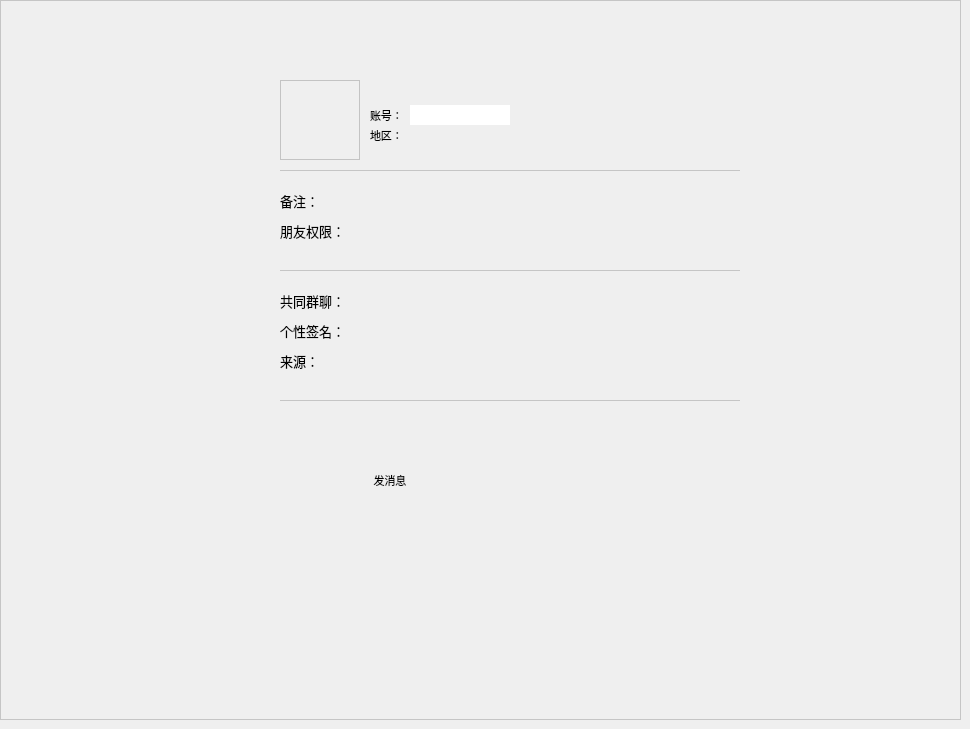
   <widget class="QWidget" name="contactinfo_page_2">
    <widget class="QWidget" name="widget_5" native="true">
     <property name="geometry">
      <rect>
       <x>0</x>
       <y>0</y>
       <width>961</width>
       <height>720</height>
      </rect>
     </property>
     <property name="styleSheet">
      <string notr="true">border:1px solid  #c5c5c5;
</string>
     </property>
     <widget class="QLabel" name="friendsinfowidget_head_label">
      <property name="geometry">
       <rect>
        <x>280</x>
        <y>80</y>
        <width>80</width>
        <height>80</height>
       </rect>
      </property>
      <property name="styleSheet">
       <string notr="true">border:1px solid;
border-color: rgb(195, 195, 195);
</string>
      </property>
      <property name="frameShape">
       <enum>QFrame::Box</enum>
      </property>
      <property name="text">
       <string/>
      </property>
      <property name="scaledContents">
       <bool>true</bool>
      </property>
      <property name="alignment">
       <set>Qt::AlignCenter</set>
      </property>
     </widget>
     <widget class="QLabel" name="label_10">
      <property name="geometry">
       <rect>
        <x>280</x>
        <y>170</y>
        <width>460</width>
        <height>1</height>
       </rect>
      </property>
      <property name="styleSheet">
       <string notr="true">background-color: rgb(33, 150, 243);</string>
      </property>
      <property name="text">
       <string/>
      </property>
     </widget>
     <widget class="QLabel" name="label_12">
      <property name="geometry">
       <rect>
        <x>280</x>
        <y>290</y>
        <width>81</width>
        <height>21</height>
       </rect>
      </property>
      <property name="font">
       <font>
        <family>等线</family>
        <pointsize>10</pointsize>
       </font>
      </property>
      <property name="styleSheet">
       <string notr="true">border:0px;</string>
      </property>
      <property name="text">
       <string>共同群聊：</string>
      </property>
     </widget>
     <widget class="QLabel" name="friendinfowidget_chatname_label">
      <property name="geometry">
       <rect>
        <x>370</x>
        <y>70</y>
        <width>171</width>
        <height>41</height>
       </rect>
      </property>
      <property name="font">
       <font>
        <pointsize>13</pointsize>
       </font>
      </property>
      <property name="styleSheet">
       <string notr="true">border:0px;</string>
      </property>
      <property name="text">
       <string/>
      </property>
     </widget>
     <widget class="QLabel" name="label_11">
      <property name="geometry">
       <rect>
        <x>370</x>
        <y>125</y>
        <width>51</width>
        <height>20</height>
       </rect>
      </property>
      <property name="font">
       <font>
        <family>等线</family>
        <pointsize>8</pointsize>
       </font>
      </property>
      <property name="styleSheet">
       <string notr="true">border:0px;</string>
      </property>
      <property name="text">
       <string>地区：</string>
      </property>
     </widget>
     <widget class="QLabel" name="label_13">
      <property name="geometry">
       <rect>
        <x>280</x>
        <y>220</y>
        <width>91</width>
        <height>21</height>
       </rect>
      </property>
      <property name="font">
       <font>
        <family>等线</family>
        <pointsize>10</pointsize>
       </font>
      </property>
      <property name="styleSheet">
       <string notr="true">border:0px;</string>
      </property>
      <property name="text">
       <string>朋友权限：</string>
      </property>
     </widget>
     <widget class="QLabel" name="label_14">
      <property name="geometry">
       <rect>
        <x>280</x>
        <y>350</y>
        <width>71</width>
        <height>21</height>
       </rect>
      </property>
      <property name="font">
       <font>
        <family>等线</family>
        <pointsize>10</pointsize>
       </font>
      </property>
      <property name="styleSheet">
       <string notr="true">border:0px;</string>
      </property>
      <property name="text">
       <string>来源：</string>
      </property>
     </widget>
     <widget class="QLabel" name="label_15">
      <property name="geometry">
       <rect>
        <x>280</x>
        <y>320</y>
        <width>81</width>
        <height>21</height>
       </rect>
      </property>
      <property name="font">
       <font>
        <family>等线</family>
        <pointsize>10</pointsize>
       </font>
      </property>
      <property name="styleSheet">
       <string notr="true">border:0px;</string>
      </property>
      <property name="text">
       <string>个性签名：</string>
      </property>
     </widget>
     <widget class="QLabel" name="friendsinfowidget_user_label">
      <property name="geometry">
       <rect>
        <x>430</x>
        <y>130</y>
        <width>161</width>
        <height>21</height>
       </rect>
      </property>
      <property name="styleSheet">
       <string notr="true">border:0px;</string>
      </property>
      <property name="text">
       <string/>
      </property>
     </widget>
     <widget class="QLabel" name="label_17">
      <property name="geometry">
       <rect>
        <x>280</x>
        <y>400</y>
        <width>460</width>
        <height>1</height>
       </rect>
      </property>
      <property name="styleSheet">
       <string notr="true">background-color: rgb(165, 165, 165);</string>
      </property>
      <property name="text">
       <string/>
      </property>
     </widget>
     <widget class="QLabel" name="label_18">
      <property name="geometry">
       <rect>
        <x>280</x>
        <y>190</y>
        <width>54</width>
        <height>21</height>
       </rect>
      </property>
      <property name="font">
       <font>
        <family>等线</family>
        <pointsize>10</pointsize>
       </font>
      </property>
      <property name="styleSheet">
       <string notr="true">border:0px;</string>
      </property>
      <property name="text">
       <string>备注：</string>
      </property>
     </widget>
     <widget class="QLabel" name="label_20">
      <property name="geometry">
       <rect>
        <x>280</x>
        <y>270</y>
        <width>460</width>
        <height>1</height>
       </rect>
      </property>
      <property name="styleSheet">
       <string notr="true">background-color: rgb(165, 165, 165);</string>
      </property>
      <property name="text">
       <string/>
      </property>
     </widget>
     <widget class="QLabel" name="label_21">
      <property name="geometry">
       <rect>
        <x>373</x>
        <y>430</y>
        <width>35</width>
        <height>35</height>
       </rect>
      </property>
      <property name="font">
       <font>
        <pointsize>10</pointsize>
       </font>
      </property>
      <property name="styleSheet">
       <string notr="true">border:0px;</string>
      </property>
      <property name="text">
       <string/>
      </property>
      <property name="pixmap">
       <pixmap resource="img.qrc">:/chat/chat.svg</pixmap>
      </property>
      <property name="scaledContents">
       <bool>true</bool>
      </property>
      <property name="alignment">
       <set>Qt::AlignCenter</set>
      </property>
     </widget>
     <widget class="QPushButton" name="friendinfowidget_sendmsg_btn">
      <property name="geometry">
       <rect>
        <x>360</x>
        <y>470</y>
        <width>60</width>
        <height>21</height>
       </rect>
      </property>
      <property name="font">
       <font>
        <family>等线</family>
        <pointsize>8</pointsize>
       </font>
      </property>
      <property name="styleSheet">
       <string notr="true">/*background-color: rgb(33, 150, 243);
border:0px;
border-radius:5px*/
border:0px;

</string>
      </property>
      <property name="text">
       <string>发消息</string>
      </property>
      <property name="flat">
       <bool>true</bool>
      </property>
     </widget>
     <widget class="QLabel" name="label_16">
      <property name="geometry">
       <rect>
        <x>370</x>
        <y>105</y>
        <width>31</width>
        <height>20</height>
       </rect>
      </property>
      <property name="font">
       <font>
        <family>等线</family>
        <pointsize>8</pointsize>
       </font>
      </property>
      <property name="styleSheet">
       <string notr="true">border:0px;</string>
      </property>
      <property name="text">
       <string>账号：</string>
      </property>
     </widget>
     <widget class="QPushButton" name="pushButton_3">
      <property name="geometry">
       <rect>
        <x>710</x>
        <y>60</y>
        <width>31</width>
        <height>41</height>
       </rect>
      </property>
      <property name="styleSheet">
       <string notr="true">border:0px;</string>
      </property>
      <property name="text">
       <string/>
      </property>
      <property name="icon">
       <iconset resource="img.qrc">
        <normaloff>:/chat/info.svg</normaloff>:/chat/info.svg</iconset>
      </property>
      <property name="flat">
       <bool>true</bool>
      </property>
     </widget>
     <widget class="QLineEdit" name="friendinfowidget_userid_label">
      <property name="geometry">
       <rect>
        <x>410</x>
        <y>105</y>
        <width>100</width>
        <height>20</height>
       </rect>
      </property>
      <property name="font">
       <font>
        <family>等线</family>
       </font>
      </property>
      <property name="styleSheet">
       <string notr="true">border:0px;</string>
      </property>
      <property name="readOnly">
       <bool>true</bool>
      </property>
     </widget>
    </widget>
   </widget>
